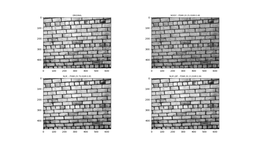
#> input picture Python/resultado_exemplo.png, 256 x 145 px, shrunk from 1484 x 841 before the run, given in place of HW_C001_120.jpg, which was not available
$ python main.py   (older library calls are emulated)
#> lines starting #> are read from the running program, lines starting #| are printed output that depends on the picture; pictures that were not available may be replaced by others from this repository, and a replacement may not be noted
### Python/noise_sampling.py
"""
    noise_sampling.py
    ------------
    Description
"""

import statistics
import time
from os.path import exists

import numpy as np
import openpyxl as xl
from skimage import io

import utils
from nlm_glcm import nlm_glcm_filter, Props
from nlm_lbp import nonlocal_means_lbp_original as nlm_lbp_filter

from skimage.restoration import denoise_nl_means
from skimage.metrics import structural_similarity as ssim

ORIGINAL = "original"
NOISY_OUT_FNAME = "noisy"
BM3D_OUT_FNAME = "bm3d"
DA3D_OUT_FNAME = "da3d"
DDID_OUT_FNAME = "ddid"
NLDD_OUT_FNAME = "nldd"
NLM_OUT_FNAME = "nlm"       # fast non-local means
NLM_LBP_OUT_FNAME = "nlmlbp"
NLM_GLCM_OUT_FNAME = "nlmglcm"

FILTERS_IN_PYTHON = 2
DISCONSIDER_IN_OUT = 2
OUT_FNAMES = [
    ORIGINAL,
    NOISY_OUT_FNAME, NLM_OUT_FNAME, NLM_LBP_OUT_FNAME, NLM_GLCM_OUT_FNAME
]

TERMINAL_OUT_CREATED_FILE = "created"
TERMINAL_OUT_OPENED_FILE = "opened"
SPREADSHEET_HEADER = [ "Rows"]
SPREADSHEET_HEADER.extend( OUT_FNAMES[i] for i in range(1, len(OUT_FNAMES)) )
SPREADSHEET_MEDIA = "Average"
SPREADSHEET_IMPROV = "Improvement"

class BaseImage:
    """
        Description
    """

    def __init__(self, filename, sigma_list, samples=10, folder="", out_ext="tif") :
        # Class Objects
        self.im_original = None
        self.folder = folder
        self.filename, self.in_ext = filename.split(".")
        self.out_ext = out_ext.split(".")[-1]
        self.samples = samples
        self.sigma_list = sigma_list
        self.noisy_images = None
        self.nlmlbp_images = None
        self.nlmglcm_images = None
        self.nlmlbp_psnr = None
        self.nlmglcm_psnr = None

    def open_original(self):
        """
            Description
        """
        self.im_original = _imread( f'{self.folder}{self.filename}.{self.in_ext}' )

    def generate_noisy_samples( self, folder="" ) :
        """
            generate_noisy_samples():
             generate both object's noisy images matrix and image file.
                - parameters:
                 folder: name of folder to save images.
        """

        print( ">>>> generate_noisy_samples" )
        # open im_original if doesn't exists
        if self.im_original is None :
            self.open_original()
        # Initalize Matrix of Noisy Images
        self.noisy_images = np.zeros(
            [ len( self.sigma_list ), self.samples,
            self.im_original.shape[0], self.im_original.shape[1] ],
            dtype=np.uint8 )
        # Initialize Noisy PSNR matrix
        self.noisy_psnr = np.zeros( [ len(self.sigma_list), self.samples ], dtype=np.float64 )
        # Generate Noisy Images
        for ( k, sigma ) in enumerate( self.sigma_list ) :
            for i in range( self.samples ):
                # current noisy image file name
                fname = get_noisy_sample_filename( f"{self.filename}.{self.out_ext}", sigma, i )
                full_path = f"{folder}{fname}"
                # read file if already exists
                if exists( full_path ) :
                    print_str = TERMINAL_OUT_OPENED_FILE
                    im_noisy = _imread( full_path )
                # else add gaussian noise and save image
                else:
                    print_str = TERMINAL_OUT_CREATED_FILE
                    # add Gaussian Noise
                    im_noisy = utils.add_gaussian_noise( self.im_original, mean=0, sigma=sigma )
                    # save to file
                    io.imsave( full_path, im_noisy )
                # save to Class object
                self.noisy_images[k, i, :, :] = im_noisy
                # calculate psnr
                psnr = utils.calculate_psnr( self.im_original, im_noisy )
                # print out
                print( f"\t{print_str} {folder + fname}\tpsnr: {psnr:#.04f}" )

    def generate_nlm_samples(self, window_radius=10, patch_radius=3, folder="", fast_mode=True ):
        """
            Description
        """

        self._generate_filter_samples( filter_name=NLM_OUT_FNAME, folder=folder,
            nlm_fast=fast_mode, window_radius=window_radius, patch_radius=patch_radius )

    def generate_nlm_lbp_samples(self, window_radius=10, patch_radius=6,
         lbp_method="uniform", lbp_n_points=16, lbp_radius=2, folder=""
        ):
        """
            Description
        """

        self._generate_filter_samples( filter_name=NLM_LBP_OUT_FNAME, folder=folder,
            window_radius=window_radius, patch_radius=patch_radius,
            lbp_method=lbp_method, lbp_n_points=lbp_n_points, lbp_radius=lbp_radius )

    # [141 lines left out: functions generate_nlm_glcm_samples, generate_slices, generate_spreadsheet, not called in this run]

    def set_filename(self, newfilename):

        self.filename = newfilename

    # [77 lines left out: function _generate_filter_slices, not called in this run]

    def _generate_filter_samples(self, folder="", window_radius=10, patch_radius=6,
         filter_name=NLM_GLCM_OUT_FNAME, nlm_fast=True,
         lbp_method='uniform', lbp_n_points=16, lbp_radius=2,
         glcm_distances=[10], glcm_angles=[0], glcm_levels=256, glcm_props=Props.all(),
         glcm_symmetric=True, as_object=True
        ):

        print( f">>>> _generate_filter_samples: {filter_name}, {window_radius}, {patch_radius}" )

        if self.im_original is None :
            self.open_original()

        # Generate Matrix of Processed Images
        images = np.zeros( [ len( self.sigma_list ), self.samples,
            self.im_original.shape[0], self.im_original.shape[1] ],
            dtype=np.uint8
        )

        # Generate Processed PSNR matrix
        psnrs = np.zeros(
            [ len(self.sigma_list), self.samples ], dtype=np.float64
        )

        sigma_time = 0

        # Generate Processed Images
        for ( k, sigma ) in enumerate( self.sigma_list ) :

            sample_time = 0

            for i in range( self.samples ):

                # current processed image file name (sample is passed as matriz index, not filenumbering)
                fname = _get_sample_filename(f'{self.filename}.{self.out_ext}', sigma, i, filter_name)
                full_path = f'{folder}{fname}'

                if( not( exists( full_path) ) ):

                    print_str = TERMINAL_OUT_CREATED_FILE

                    # recover Noisy Image
                    im_noisy = self.noisy_images[k, i, :, :]

                    start_time = time.time()

                    if ( filter_name == NLM_GLCM_OUT_FNAME):
                        print( f"\t{glcm_distances}\t{utils.list2str(glcm_angles)},{glcm_props},{glcm_symmetric}")
                        im_proc =  (
                            nlm_glcm_filter(im_noisy, window_radius, patch_radius, sigma,
                                glcm_distances, glcm_angles, glcm_levels,
                                glcm_props, glcm_symmetric )
                        )
                    elif ( filter_name == NLM_LBP_OUT_FNAME ):
                        im_proc =  (
                            nlm_lbp_filter( im_noisy, window_radius, patch_radius, sigma,
                                lbp_method, lbp_n_points, lbp_radius )
                        )
                    elif ( filter_name == NLM_OUT_FNAME ):
                        im_proc = (
                            denoise_nl_means( im_noisy, patch_size=patch_radius,
                                patch_distance=window_radius, h=sigma,
                                fast_mode=nlm_fast, preserve_range=True
                            )
                        )

                    diff = time.time() - start_time

                    # save to file
                    io.imsave( full_path, im_proc.astype( np.uint8 ) )

                else:

                    print_str = TERMINAL_OUT_OPENED_FILE

                    im_proc = io.imread( full_path )

                # save to Class object
                images[k, i, :, :] = im_proc

                # calculate psnr
                psnr = utils.calculate_psnr( self.im_original, im_proc )
                psnrs[k, i] = psnr

                if 'diff' in locals():

                    sample_time += diff
                    sigma_time += diff

                    print( f"\t{print_str} {folder + fname}\tpsnr: {psnr:#.04f}" +
                        f" - time: { int( diff // 60 ):#02d}:{ int( diff % 60 ):#02d}"
                    )
                else:
                    print( f"\t{print_str} {folder + fname}\tpsnr: {psnr:#.04f}" )

                if (filter_name == NLM_GLCM_OUT_FNAME and as_object ):
                    self.nlmGlcmImages = images
                    self.nlmglcm_psnr = psnrs

                elif ( filter_name == NLM_LBP_OUT_FNAME  and as_object ):
                    self.nlmlbp_images = images
                    self.nlmlbp_psnr = psnrs


            print( f"\t\ttotal sample time: " +
                f"{ int( sample_time//60 ):#02d}:{ int( sample_time % 60 ):#02d}"
            )

        print( f"\t\t\ttotal sigma time: " +
            f"{ int( sigma_time // 60 ):#02d}:{ int( sigma_time % 60 ):#02d}"
        )

def get_noisy_sample_filename ( filename, sigma, sample ):
        return _get_sample_filename( filename, sigma, sample, NOISY_OUT_FNAME )

def get_nlm_lbp_sample_filename( filename, sigma, sample ):
    return _get_sample_filename( filename, sigma, sample, NLM_LBP_OUT_FNAME )

def get_nlm_glcm_sample_filename( filename, sigma, sample ):
    return _get_sample_filename(filename, sigma, sample, NLM_GLCM_OUT_FNAME)

def get_noisy_slice_filename( filename, sigma, start_str="detail" ):
    return _get_slice_filename( filename, sigma, start_str, NOISY_OUT_FNAME )

def get_nlm_lbp_slice_filename( filename, sigma, start_str="detail" ):
    return _get_slice_filename( filename, sigma, start_str, NLM_LBP_OUT_FNAME )

def get_nlm_glcm_slice_filename( filename, sigma, start_str="detail"):
    return _get_slice_filename(filename, sigma, start_str, NLM_GLCM_OUT_FNAME )

# [4 lines left out: function _get_slice_filename, not called in this run]

def _get_sample_filename(filename, sigma, sample, endStr="", start_str="", bypassOriginal=True ):
    """ _get_sample_filename()
        Creates a new filename string adding the input information onto the
         filename string.
        - parameters:
            filename: original filename, used as base for output
            sigma: sigma to be inserted onto the output string;
            sample: index of the sampled file that will receive this function's
             output string
             (IMPORTANT: must pass the python matrix index (starts with 0, ends
              with n-1), not the file-related index (starts with 1,ends with n
              ). The conversion to filename is made inside this function);
            endStr: final part of the output that indicates what type of image
             is that (e.g 'noisy', 'nlmlbp')."""

    if endStr == ORIGINAL and bypassOriginal:
        return filename

    return start_str + filename.replace(".",
            f"_sigma{sigma:#03d}_{sample+1:#02d}_{endStr}."
        )

def _imread( full_path ):

    image = io.imread( full_path, as_gray=True )

    if( image.dtype != np.uint8):

        image = (255 * image).astype( np.uint8 )

    return image

### Python/utils.py
"""
    Credits: Gregory Petterson Zanelato <gregory.zanelato@usp.br>

    References:
        https://scikit-image.org/
"""

import math

import numba
import numpy as np
from numba import float64, jit, njit, prange, uint64
from numba.typed import Dict

@njit()
def normalize_data(data,eps):
    return (data - np.min(data)) / (np.max(data) - np.min(data) + eps)

@njit()
def stein(s,sigma):
    return np.exp(-s/sigma)

@njit()
def chisquare_distance(A, B, eps):
    return np.sum( (A-B)**2 / (A+B+eps) )

@njit()
def euclidian_distance(A, B, eps):
    return np.sum( np.sqrt( (A - B)**2 ) )

def calculate_psnr(img1, img2, max_value=255):
    """"Calculating peak signal-to-noise ratio (PSNR) between two images."""
    mse = np.mean((np.array(img1, dtype=np.float64) - np.array(img2, dtype=np.float64)) ** 2)
    if mse == 0:
        return 100
    return 20 * np.log10(max_value / (np.sqrt(mse)))

def add_gaussian_noise(image, mean=0, sigma=20, max_gray=255):
    """Add Gaussian noise to an image of type np.uint8."""
    gaussian_noise = np.random.normal(mean, sigma, image.shape)
    gaussian_noise = gaussian_noise.reshape(image.shape)
    noisy_image = image + gaussian_noise
    noisy_image = np.clip(noisy_image, 0, max_gray)
    noisy_image = noisy_image.astype(np.uint8)
    return noisy_image

@njit()
def calc_distance(kernel,diff):
    return np.sum(kernel*(diff)*(diff))

@njit()
def calc_weight(d,h):
    return np.exp(-d/h)

@njit()
def calc_average(weights, center_patches, img):
    return (np.sum(weights*center_patches) + np.max(weights)*img)

@njit()
def calc_sweight(weights):
    return (np.sum(weights) + np.max(weights))

@njit()
def make_kernel(f):
    kernel=np.zeros((2*f+1,2*f+1), dtype=np.float64)
    for d in range(1,f+1):
        value = 1 / (2*d+1)**2
        for i in range(-d,d+1):
            for j in range(-d,d+1):
                kernel[f-i,f-j] = kernel[f-i,f-j] + value
    result =  (kernel / f)
    return (kernel / f)

# [165 lines left out: functions graycomatrix, glcm_loop, graycoprops, gaussian_noise, gaussian_kernel, image2patch, not called in this run]

"""
parameters:
    im_in : input image (gray-scale - 2D, uint8)
    X :     number of width-oriented slices
    Y :     number of height-oriented slices
    hw:     image padding half-width
 return (to):
    slices :slice-array refering to im_in
    slices_pad: slice-array referring to padded input image (im_pad)
"""
# [81 lines left out: functions image2slices, slices2image, list2str, not called in this run]

### Python/nlm_lbp.py
"""
    Credits: Gregory Petterson Zanelato <gregory.zanelato@usp.br>
"""

import matplotlib.pyplot as plt
import numpy as np
from numba import njit
from skimage.feature import local_binary_pattern

from utils import *

"""
F. Khellah, 'Application of local binary pattern to windowed nonlocal
means image denoising,' Image Analysis and Processing (Iciap 2013),
Pt 1, vol. 8156, pp. 21–30, 2013

# ------------------------------------------------------------------------
# Inputs
#   input          : Noisy Image
#   window_radius  : Search window size
#   patch_radius   : Patch distance
#   h              : Filter degree NLM
#   lbp_method     : LBP method
#   lbp_n_points   : LBP sample points
#   lbp_radius     : LBP Radius
# ------------------------------------------------------------------------
"""

def nonlocal_means_lbp_original(input, window_radius, patch_radius, h, lbp_method, lbp_n_points, lbp_radius):

    print( "\tstarting nlm-lbp..." )

    m,n=input.shape
    output=np.zeros((m,n), dtype = np.uint8)
    input2 = np.array(np.pad(input,(patch_radius,patch_radius), mode='symmetric'), dtype = np.float64)
    kernel = make_kernel(patch_radius)
    eps = 10e-7

    img_lbp = local_binary_pattern(image=input2, P=lbp_n_points, R=lbp_radius, method=lbp_method)
    h=h*h
    output = process(input,input2,kernel,window_radius,patch_radius,h,m,n,img_lbp,eps, lbp_n_points)
    return output


@njit()
def process(input, input2, kernel, window_radius, patch_radius, h, y, x, descriptor_img, eps, lbp_n_points):
    output=np.zeros((y,x), dtype = np.uint8)
    patch_size = (2*patch_radius)+1

    #Initialing patch windows
    w1 = np.zeros((patch_size,patch_size), dtype = np.float64)
    w2 = np.zeros((patch_size,patch_size), dtype = np.float64)
    w1_descriptor = np.zeros((patch_size,patch_size), dtype = np.float64)
    w2_descriptor = np.zeros((patch_size,patch_size), dtype = np.float64)

    #Initialing histogram distance vector (LBP)
    n_bins = lbp_n_points+2
    h_li =  np.zeros((n_bins,), dtype = np.float64)
    h_lj =  np.zeros((n_bins,), dtype = np.float64)

    for i in range(y):

        for j in range(x):

            offset_y = i + patch_radius
            offset_x = j + patch_radius

            #Get NLM central patch in search window (original image)
            w1 = input2[offset_y-patch_radius:offset_y+patch_radius+1,offset_x-patch_radius:offset_x+patch_radius+1]

            #Get LBP central patch in search window (LBP Features image)
            w1_descriptor = descriptor_img[offset_y-patch_radius:offset_y+patch_radius+1,offset_x-patch_radius:offset_x+patch_radius+1]
            #Generate Histogram
            h_li = np.histogram(w1_descriptor, bins=n_bins)[0]

            #Calculate boundaries
            y_min = np.maximum(offset_y-window_radius,patch_radius)
            y_max = np.minimum(offset_y+window_radius+1,y+patch_radius)
            x_min = np.maximum(offset_x-window_radius,patch_radius)
            x_max = np.minimum(offset_x+window_radius+1,x+patch_radius)
            wmax = 0
            average  = 0
            sweight = 0
            index_element = 0
            patch_samples_size = ((y_max-y_min)*(x_max-x_min))-1

            #NLM intensity weight vector  - 'w(i,j)intensity'
            intensity_weights=np.zeros((patch_samples_size), dtype = np.float64)
            center_patches=np.zeros((patch_samples_size), dtype = np.float64)

            #LBP similarity weight vector - 'w(i,j)LBP'
            similarity_weights=np.zeros((patch_samples_size), dtype = np.float64)

            #Compare central patch with neighbors
            for r in range(y_min,y_max):
                for s in range(x_min,x_max):
                    if(r==offset_y and s==offset_x):
                        continue

                    #Get NLM neighbor patch in search window (original image)
                    w2 = input2[r-patch_radius:r+patch_radius+1 , s-patch_radius:s+patch_radius+1]

                    #Calculate NLM distance's weight
                    diff = np.subtract(w1,w2)
                    d = calc_distance(kernel,diff)
                    w = calc_weight(d,h)
                    intensity_weights[index_element] = w
                    center_patches[index_element] = input2[r,s]

                    #Get LBP neighbor patch in search window (LBP Features image)
                    w2_descriptor = descriptor_img[r-patch_radius:r+patch_radius+1 , s-patch_radius:s+patch_radius+1]
                    #Generate Histogram
                    h_lj = np.histogram(w2_descriptor, bins=n_bins)[0]

                    #Calculate LBP distance's weight [Kellah - Eq.9]
                    dh = chisquare_distance(h_li,h_lj, eps)
                    similarity_weights[index_element] = dh
                    index_element = index_element + 1
            #Sampled standard deviation of all LBP similarity distances obtained according to [Kellah - Eq.9].
            hsi = np.std(similarity_weights) + eps
            #LBP Weighting function - [Kellah - Eq.8]
            similarity_weights = calc_weight(similarity_weights,hsi)

            #NLM max central pixel
            wmax = np.max(intensity_weights)

            #Modulated weights - [Kellah - Eq.3]
            modulated_weights = intensity_weights*similarity_weights
            average = np.sum(modulated_weights*center_patches) + wmax*input2[offset_y,offset_x]
            sweight = np.sum(modulated_weights) + wmax
            if (sweight > 0):
                output[i,j] = average / sweight
            else:
                output[i,j] = input[i,j]

    return output

### Python/nlm_glcm.py
""" Non-Local Means with GLCM wighting improvement.
    Credits:
    ------------
     Vinícius Moraes Andreghetti <vinicius.andreghetti@usp.br>
    Special thanks to:
    ------------
     Gregory Petterson Zanelato <gregory.zanelato@usp.br>"""

from enum import Enum

import numpy as np
import skimage.feature as sft
from numba import njit, prange

import utils as ut

class Props(Enum):
    """ Description """

    CONTRAST        =   {"order":0, "name":"contrast"}
    DISSIMILARITY   =   {"order":1, "name":"dissimilarity"}
    HOMOGENEITY     =   {"order":2, "name":"homogeneity"}
    ENERGY          =   {"order":3, "name":"energy"}
    CORRELATION     =   {"order":4, "name":"correlation"}
    ASM             =   {"order":5, "name":"ASM"}

    # [8 lines left out: function get_list, not called in this run]

    @staticmethod
    def all( order=False):
        """ Description """

        if order:
            return [prop.value["order"] for prop in Props]
        else:
            return [prop.value["name"] for prop in Props ]

    @staticmethod
    def best( order=False ):
        """ Description """

        best_props = [ Props.HOMOGENEITY, Props.ENERGY ]
        if order:
            return [prop.value["order"] for prop in best_props]
        else:
            return [prop.value["name"] for prop in best_props ]

# [268 lines left out: functions nlm_glcm_filter, process, patch2glcm, greycoprops_limits, not called in this run]

### Python/main.py
""" main.py """

from noise_sampling import BaseImage


def main():
    """
    main(0)
    """

    indexes = [1, 2, 4, 9, 11, 12, 13, 15, 16, 17, 19, 24]
    sigma_list = [10, 25, 50]
    samples = 10

    im_in_folder = "image-database/"
    im_noisy_folder = "images-noisy/"
    im_out_folder = "images-output/"
    slices_out_folder = "slices/"
    sheet_folder = "results-partial/"
    # generate file names
    filenames = [f'HW_C{x:#03d}_120.jpg' for x in indexes]
    # iterate through filenames
    for fname in filenames:
        # create BaseImage object
        base_image = BaseImage( filename=fname , sigma_list=sigma_list,
            samples=samples, folder=im_in_folder )
        # generate noisy samples
        base_image.generate_noisy_samples( folder=im_noisy_folder )
#> in _imread, image is the input picture: shape (145, 256) float64; min 0.0667, max 1, mean 0.837
#> in add_gaussian_noise, `noisy_image = image + gaussian_noise`:
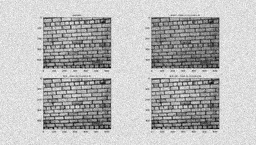
#> noisy_image: shape (145, 256) float64; min -3.94, max 293, mean 213.3; drawn with min black and max white
#> in add_gaussian_noise, `noisy_image = np.clip(noisy_image, 0, max_gray)`:
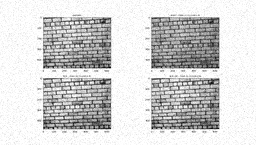
#> noisy_image: shape (145, 256) float64; min 0, max 255, mean 211
#> in calculate_psnr, `mse = np.mean((np.array(img1, dtype=np.float64) - np.array(img2, dtype..`: mse = 72.87
#> in generate_noisy_samples, `psnr = utils.calculate_psnr( self.im_original, im_noisy )`: psnr = 29.51
#| 	created images-noisy/HW_C001_120_sigma010_01_noisy.tif	psnr: 29.5053
        # execute NLM filtering
        base_image.generate_nlm_samples( folder=im_out_folder )
#> in _generate_filter_samples, `psnr = utils.calculate_psnr( self.im_original, im_proc )`: psnr = 31.07
#| 	created images-output/HW_C001_120_sigma010_01_nlm.tif	psnr: 31.0703 - time: 00:00
        # execute NLM-LBP filtering
        base_image.generate_nlm_lbp_samples( folder=im_out_folder )
#> in nonlocal_means_lbp_original, `img_lbp = local_binary_pattern(image=input2, P=lbp_n_points, R=lbp_rad..`:
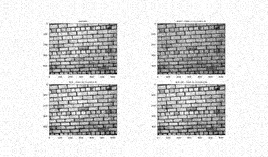
#> input2: shape (157, 268) float64; min 0, max 255, mean 215.3
        # execute NLM_GLCM filtering
        base_image.generate_nlm_glcm_samples( folder=im_out_folder )
        # save data to spreadsheet
        base_image.generate_spreadsheet( sheet_folder=sheet_folder, image_folder=im_out_folder )
        # generate slices
        base_image.generate_slices(out_folder=slices_out_folder, in_folder=im_out_folder )

if __name__ == "__main__":
#> (the run stopped early here; a loop or call above may not have finished)
